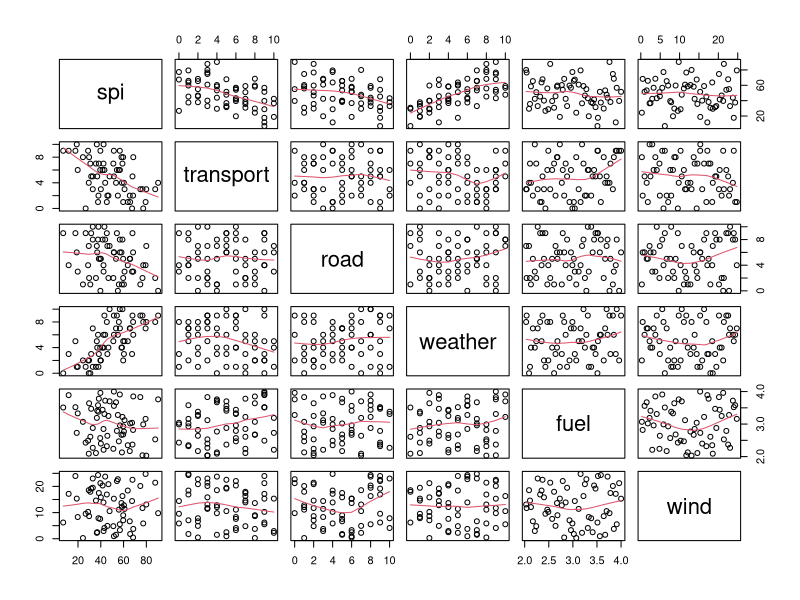
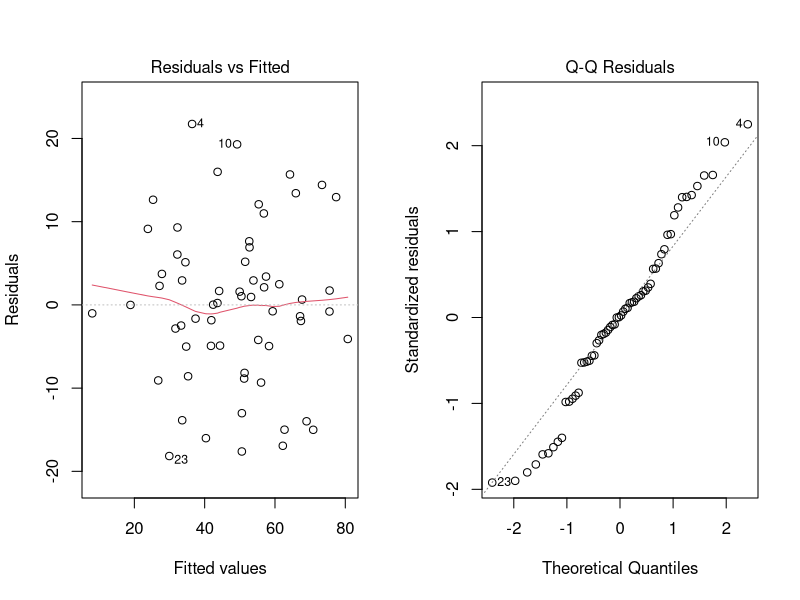
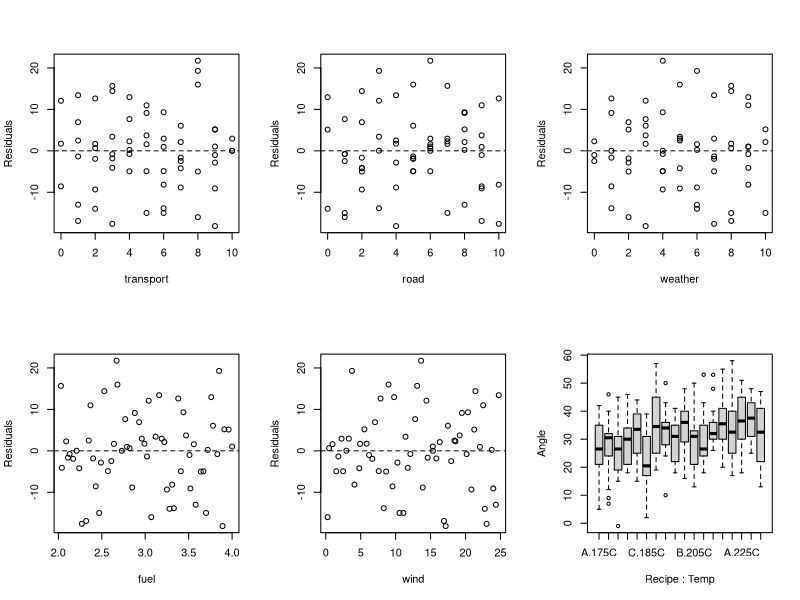
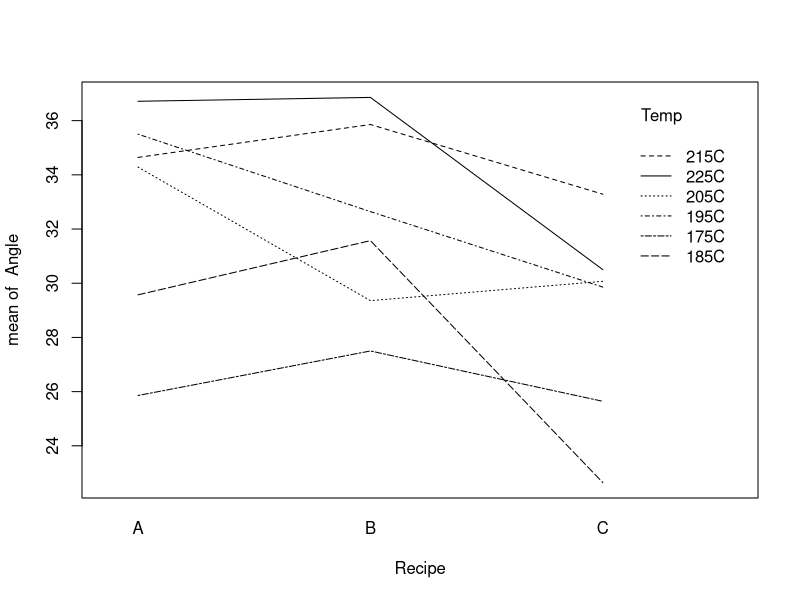
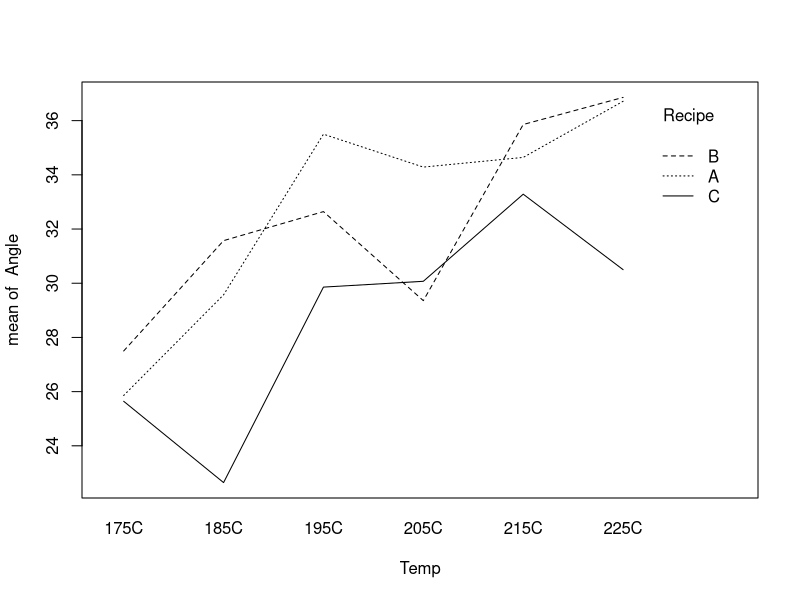
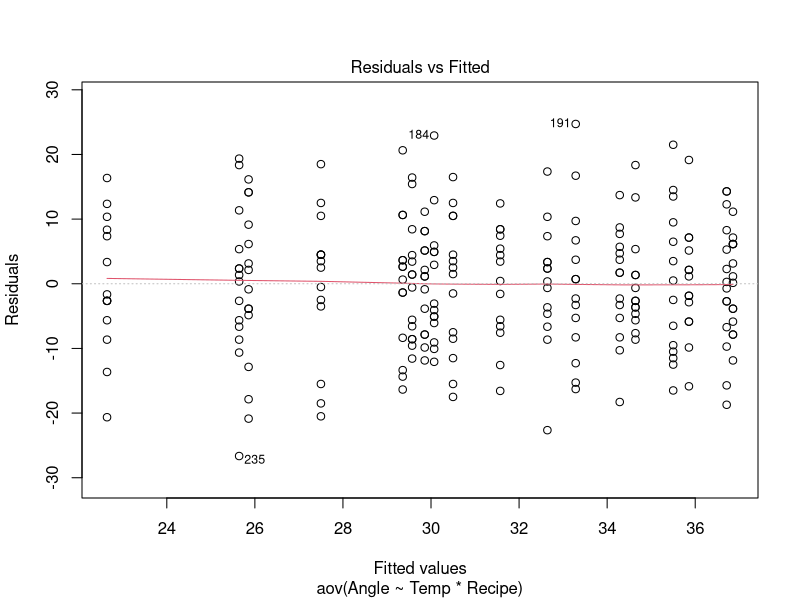
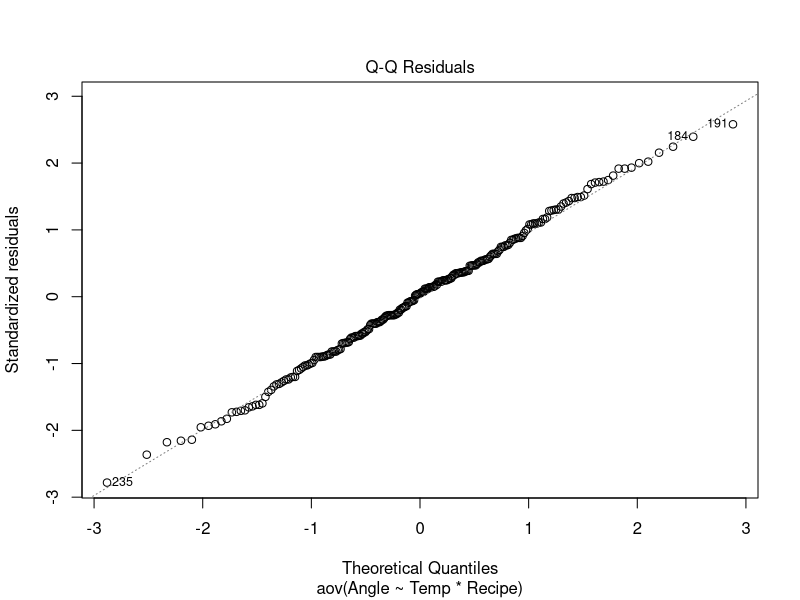
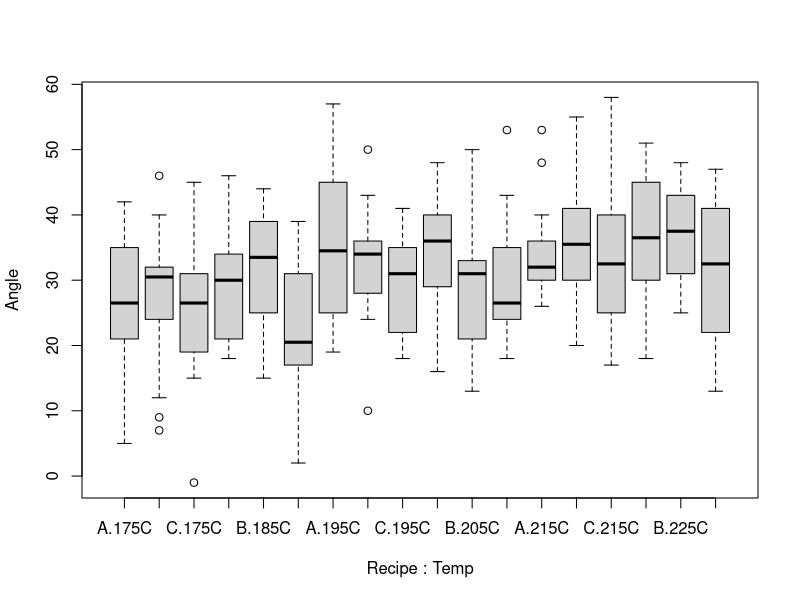

Generate these figures, in order, with R:
## ---- chunk 1
knitr::opts_chunk$set(echo = TRUE)
## ---- chunk 2
traffic <- read.csv("traffic.csv", header=TRUE)
str(traffic)
pairs(traffic, panel=panel.smooth)
cor(traffic)
## ---- chunk 3
traffic.lm <- lm(spi ~ ., data=traffic)
summary(traffic.lm)
## ---- chunk 4
summary.traffic.lm <- summary(traffic.lm)
se <- sqrt(diag(summary.traffic.lm$cov.unscaled * summary.traffic.lm$sigma^2))[4]
quantile = qt(p=0.975,df=56)
4.2456 + quantile*se
4.2456 - quantile*se
## ---- chunk 5
anova(traffic.lm)
## ---- chunk 6
pf(31.9501526,5,56,lower.tail = FALSE)
## ---- chunk 7
par(mfrow = c (1,2))
plot(traffic.lm, which = 1:2) #obtain residual vs fitted and Normal-QQ plots
par(mfrow = c (2,3))
plot(resid(traffic.lm) ~ transport, data=traffic, xlab = "transport", ylab = "Residuals")
abline(h=0, lty = 2)
plot(resid(traffic.lm) ~ road, data=traffic, xlab = "road", ylab = "Residuals")
abline(h=0, lty = 2)
plot(resid(traffic.lm) ~ weather, data=traffic, xlab = "weather", ylab = "Residuals")
abline(h=0, lty = 2)
plot(resid(traffic.lm) ~ fuel, data=traffic, xlab = "fuel", ylab = "Residuals")
abline(h=0, lty = 2)
plot(resid(traffic.lm) ~ wind, data=traffic, xlab = "wind", ylab = "Residuals")
abline(h=0, lty = 2)
## ---- chunk 8
summary(traffic.lm) #view summary with all the predictors
## ---- chunk 9
new.traffic.lm <- update(traffic.lm, . ~ . - wind) #attempt to remove wind
summary(new.traffic.lm)
## ---- chunk 10
final.traffic.lm <- update(traffic.lm, . ~ transport + road + weather) #remove both wind and fuel
summary(final.traffic.lm)
## ---- chunk 11
cake <- read.table("cake.csv", header=TRUE, sep =",")
str(cake)
## ---- chunk 12
table(cake[, c("Temp", "Recipe")])
## ---- chunk 13
boxplot(Angle ~ Recipe + Temp, data = cake)
## ---- chunk 14
par(mfrow = c(1,1))
with(cake, interaction.plot(Recipe, Temp, Angle))
with(cake, interaction.plot(Temp, Recipe, Angle))
## ---- chunk 15
cake.anova <- aov(Angle ~ Temp*Recipe, data = cake) #balanced design testing 
summary(cake.anova)
## ---- chunk 16
plot(cake.anova, which = 1:2) #residuals vs fitted #normal QQ plot
## ---- chunk 17
new.cake.anova <- aov(Angle ~ Temp + Recipe, data = cake)
summary(new.cake.anova)
## ---- chunk 18
boxplot(Angle ~ Recipe + Temp, data=cake)
plot(new.cake.anova, which = 1:2)
